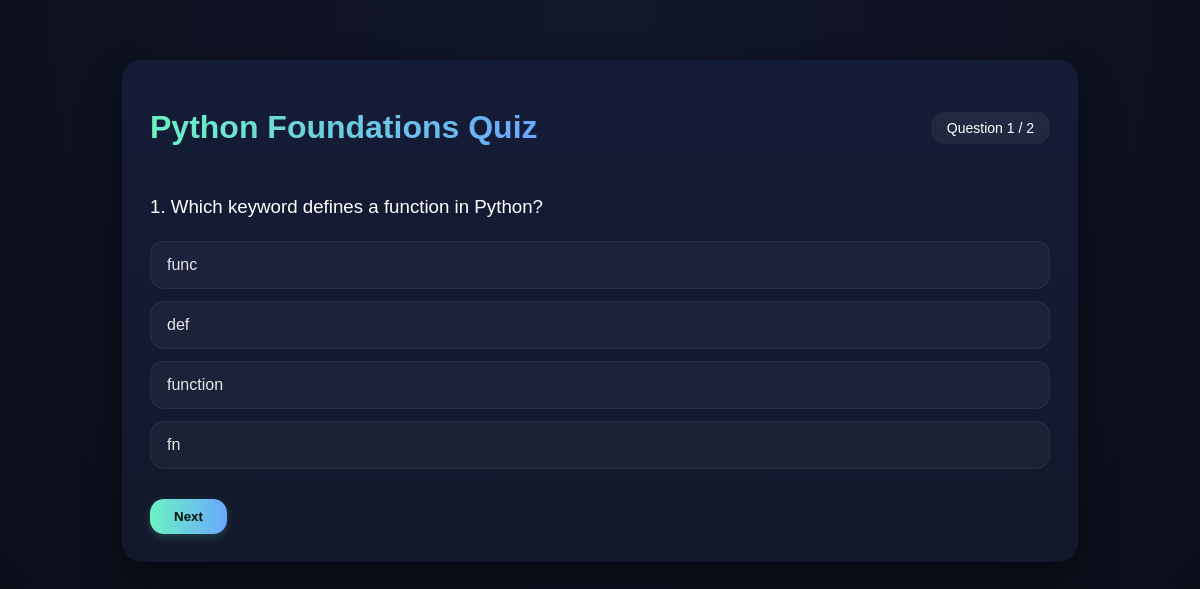
The page /quiz_page/1/ (signed in) on the database its author committed.
### app1/models.py (models this page shows, shortened)
class Quiz(models.Model):
    course = models.ForeignKey('Course', on_delete=models.CASCADE, related_name='quizzes')
    title = models.CharField(max_length=200)

class Question(models.Model):
    quiz = models.ForeignKey(Quiz, on_delete=models.CASCADE)
    question_text = models.TextField()
    option1 = models.CharField(max_length=200)
    option2 = models.CharField(max_length=200)
    option3 = models.CharField(max_length=200)
    option4 = models.CharField(max_length=200)
    correct_option = models.IntegerField()  # 1,2,3,4

### app1/views.py (the view)
# urls.py: path('quiz_page/<int:course_id>/', views.quiz_page, name='quiz_page'),
def quiz_page(request, course_id):
    if 'login' not in request.session:
        return redirect('login')
    course = get_object_or_404(Course, id=course_id)
    user = Registration.objects.get(email=request.session['login'])
    if not Enrollment.objects.filter(user=user, course=course).exists():
        return redirect('courses', id=course.id)
    total_lessons, completed_lessons, remaining_lessons, all_lessons_completed = get_course_completion_counts(user, course)
    if not all_lessons_completed:
        messages.warning(
            request,
            f"Complete all lessons before attempting the quiz. {remaining_lessons} lesson{'s' if remaining_lessons != 1 else ''} remaining."
        )
        return redirect('courses', id=course.id)
    quizzes = Quiz.objects.filter(course=course).order_by("id")
    quiz = quizzes.first()
    if not quiz:
        return render(request, "quiz.html", {
            "no_quiz": True,
            "course": course
        })
    questions = list(Question.objects.filter(quiz__course=course))
    random.shuffle(questions)
    questions = questions[:30]
    return render(request, "quiz.html", {
        "quiz": quiz,
        "course": course,
        "quiz_title": f"{course.name} Quiz",
        "questions": questions
    })

### app1/views.py (called while the page is built)
def get_course_completion_counts(user, course):
    total_lessons = Lessons.objects.filter(course=course).count()
    completed_lessons = LessonCompletion.objects.filter(
        user=user,
        lesson__course=course
    ).values("lesson_id").distinct().count()
    remaining_lessons = max(total_lessons - completed_lessons, 0)
    all_lessons_completed = total_lessons == completed_lessons
    return total_lessons, completed_lessons, remaining_lessons, all_lessons_completed

### app1/templates/quiz.html (shortened to what this page needs)
{% load static %}
<!DOCTYPE html>
<html>
<head>
    <link rel="stylesheet" href="{% static 'css/quiz.css' %}">
</head>
<body>
<div class="quiz-container">
{% if no_quiz %}
    <div class="no-quiz">
        <h2>🚫 Quiz Not Available</h2>
        <p>This course does not have a quiz yet.</p>
    </div>
{% else %}
    <div class="quiz-header">
        <h1>{{ quiz_title|default:quiz.title }}</h1>
        <div class="progress">
            Question <span id="qnum">1</span> / {{ questions|length }}
        </div>
    </div>
    <form id="quizForm">
        {% for q in questions %}
        <div class="question-box" data-question="{{ forloop.counter0 }}">
            <h3>{{ forloop.counter }}. {{ q.question_text }}</h3>
            <div class="options">
                <label class="option">
                    <span>{{ q.option1 }}</span>
                </label>
                <label class="option">
                    <span>{{ q.option2 }}</span>
                </label>
                <label class="option">
                    <span>{{ q.option3 }}</span>
                </label>
                <label class="option">
                    <span>{{ q.option4 }}</span>
                </label>
            </div>
        </div>
        {% endfor %}
        <div class="quiz-controls">
            <button type="button" id="nextBtn">Next</button>
        </div>
    </form>
{% endif %}
</div>
</body>
</html>

### app1/static/css/quiz.css (style rules this page uses)
:root { --bg:#0b0f1a; --card:#12182b; --primary:#6cf2c2; --secondary:#6aa8ff; --text-light:#e5e7eb; --text-dark:#02130a; }
body { background:radial-gradient(circle at top,#11162a,var(--bg)); font-family:'Poppins',sans-serif; margin:0; color:#ffffff; }
.quiz-container { max-width:900px; margin:60px auto; padding:28px; background:linear-gradient(180deg,#151c36,var(--card)); border-radius:20px; box-shadow:0 20px 40px rgba(0,0,0,.45); }
.quiz-header { display:flex; justify-content:space-between; align-items:center; margin-bottom:25px; }
.quiz-header h1 { font-weight:600; background:linear-gradient(90deg,var(--primary),var(--secondary)); -webkit-background-clip:text; background-clip:text; -webkit-text-fill-color:transparent; }
.progress { background:rgba(255,255,255,.06); padding:8px 16px; border-radius:14px; font-size:14px; }
.question-box { display:none; }
.question-box.active { display:block; animation:fade .35s ease; }
.question-box h3 { font-weight:500; line-height:1.5; }
.options { margin-top:20px; }
.option { display:block; padding:14px 16px; border-radius:14px; margin:12px 0; background:rgba(255,255,255,.04); border:1px solid rgba(255,255,255,.06); color:var(--text-light); transition:.25s; cursor:pointer; position:relative; }
.option span { position:relative; z-index:1; }
.quiz-controls { margin-top:30px; display:flex; justify-content:space-between; }
button { background:linear-gradient(90deg,var(--primary),var(--secondary)); border:none; color:var(--text-dark); font-weight:600; padding:10px 24px; border-radius:14px; transition:.25s; box-shadow:0 3px 8px rgba(108,242,194,.20); cursor:pointer; }

### rows shown on the page
Quiz: title "Python Foundations Quiz"
Question: question_text "Which keyword defines a function in Python?", option1 "func", option2 "def", option3 "function", option4 "fn"

### other values the page prints
{{ questions|length }} "2"
